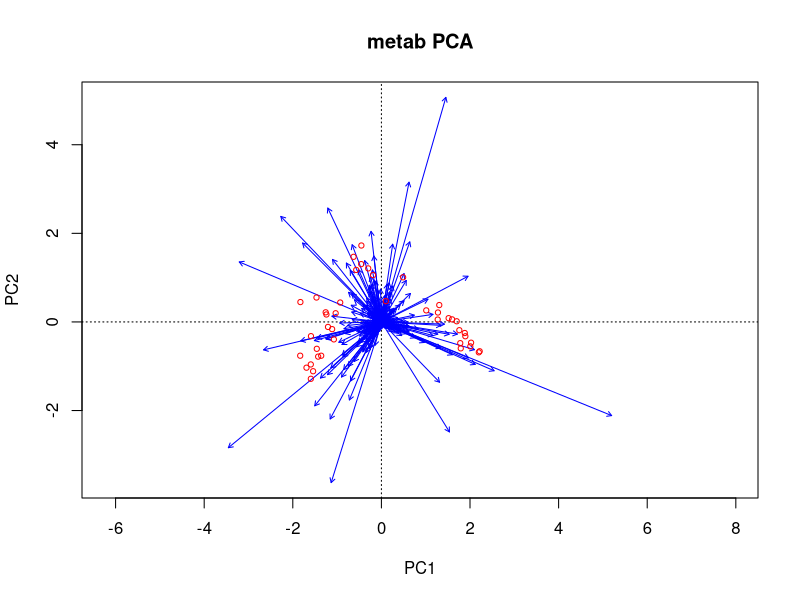
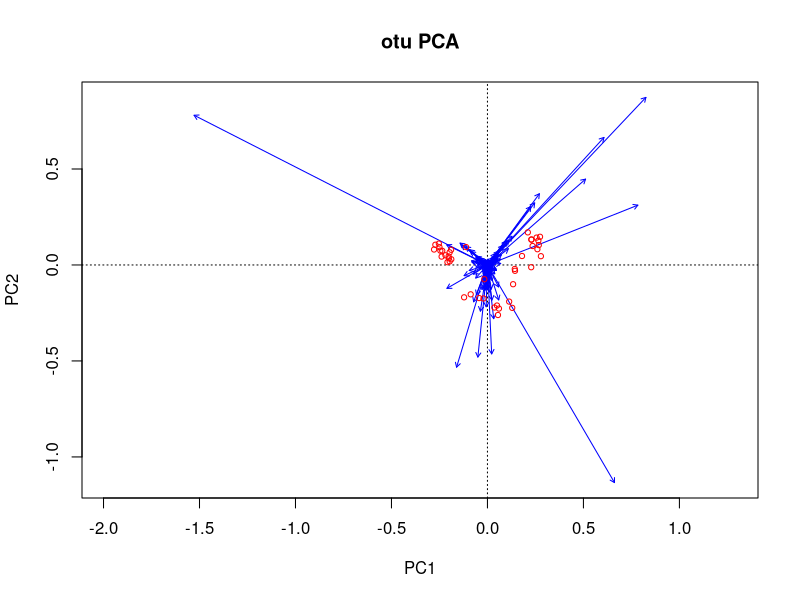
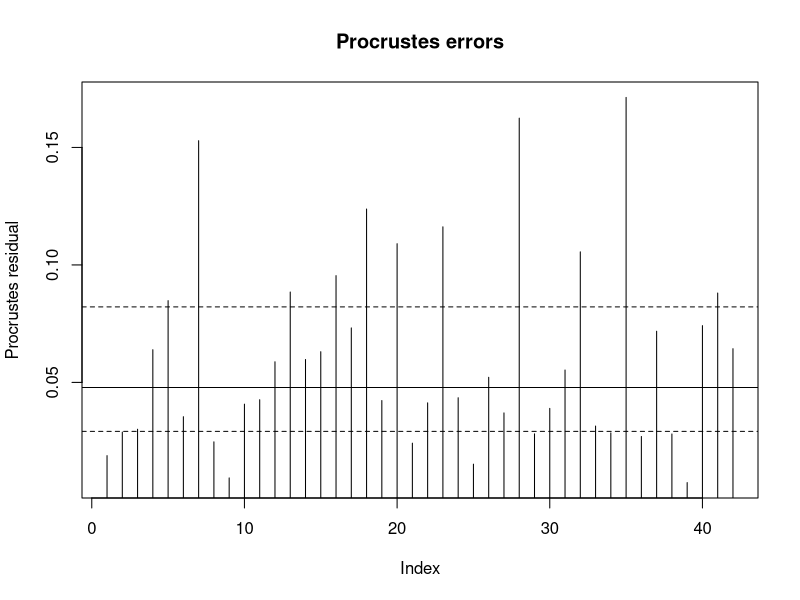
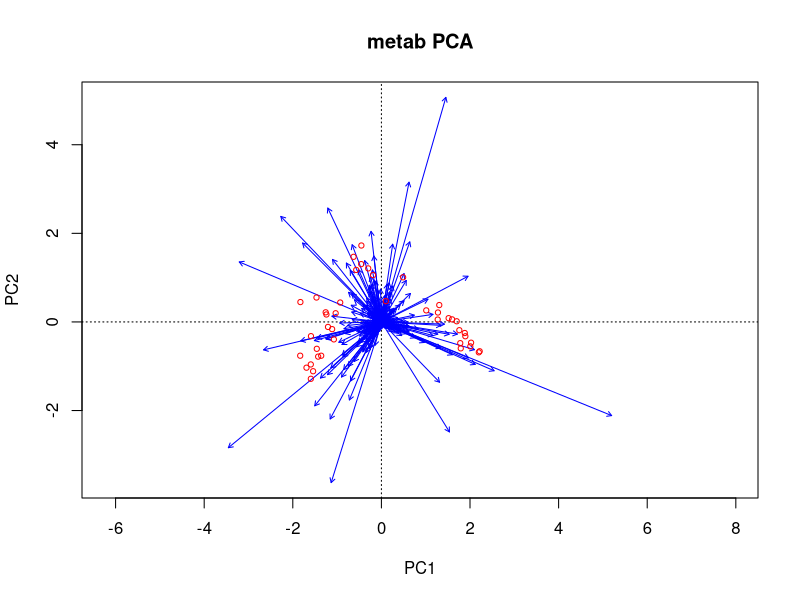
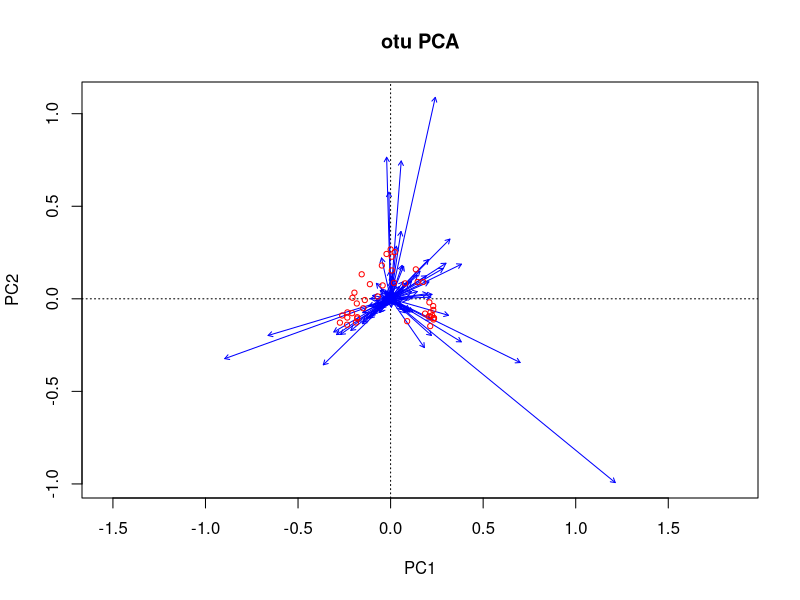
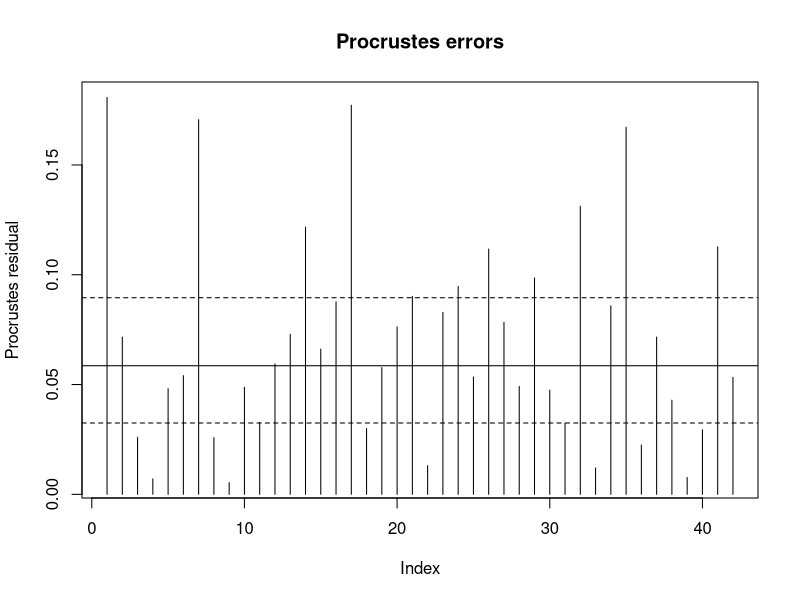
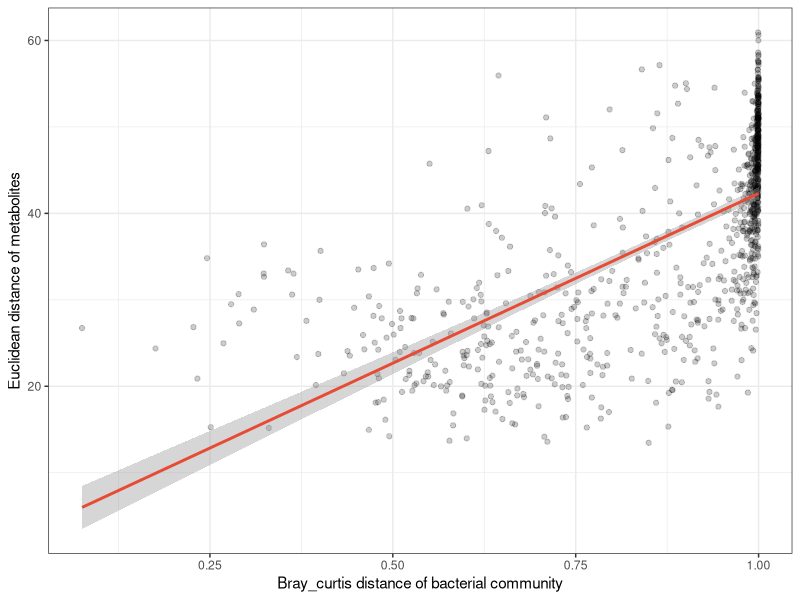
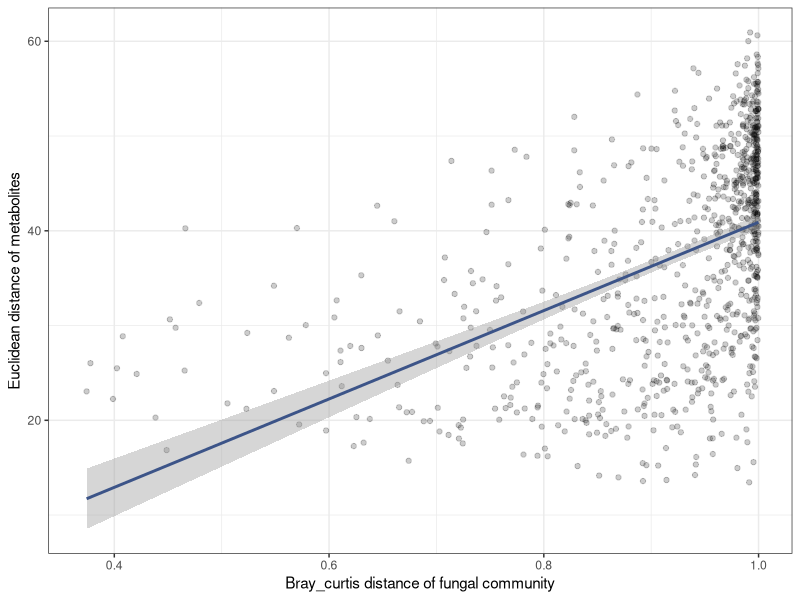

The R source for these figures, in order:
setwd('E:/abs/Git/Figure5andS5')
library(vegan)


#Figure5A_bacteria
metab<-read.csv('metabolites_normal.csv',row.names=1)
metab_pca<-rda(metab,scale=F)

otu<-read.csv('bac_QMP.csv',row.names=1)
otu<-t(otu)
otu_hel<-decostand(otu,method='hellinger')
otu_pca<-rda(otu_hel,scale=F)

biplot(metab_pca,choices=c(1,2),scaling=1,main='metab PCA',col=c('red','blue'))
biplot(otu_pca,choices=c(1,2),scaling=1,main='otu PCA',col=c('red','blue'))

site_metab<-summary(metab_pca,scaling=1)$site
site_otu<-summary(otu_pca,scaling=1)$site

proc<-procrustes(X=otu_pca,Y=metab_pca,symmetric=TRUE)


names(proc)
head(proc$Yrot)#Procrustes y_lab
head(proc$X)#Procrustes x_lab
proc$ss #M2
proc$rotation 

#Fig.S5_bacteria
plot(proc,kind=2)
residuals(proc)

set.seed(123)
prot<-protest(X=metab_pca,Y=otu_pca,permutations=how(nperm=999))
prot

names(prot)
prot$signif
prot$ss

library(ggplot2)
Y <- cbind(data.frame(proc$Yrot), data.frame(proc$X))
X <- data.frame(proc$rotation)

group <- read.csv('Group.csv',row.names=1)
Y <- cbind(group,Y)
library(RColorBrewer)
mycolor<- brewer.pal(9,"Paired")

#Fig.5A_Bacteria
p <- ggplot(Y) +
geom_point(aes(X1, X2, color = Group), size = 4, shape = 16) +
geom_point(aes(PC1, PC2, color = Group), size = 4, shape = 17) +
scale_color_manual(values =mycolor) +
geom_segment(aes(x = X1, y = X2, xend = PC1, yend = PC2,color=Group), arrow = arrow(length = unit(0.1, 'cm')),
    , size = 0.3) +
theme(panel.grid = element_blank(), panel.background = element_rect(color = 'black', fill = 'transparent'),
    legend.key = element_rect(fill = 'transparent')) +
labs(x = 'Dimension 1', y = 'Dimension 2', color = '') +
geom_vline(xintercept = 0, color = 'gray', linetype = 2, size = 0.3) +
geom_hline(yintercept = 0, color = 'gray', linetype = 2, size = 0.3) +
geom_abline(intercept = 0, slope = X[1,2]/X[1,1], size = 0.3) +
geom_abline(intercept = 0, slope = X[2,2]/X[2,1], size = 0.3) 

#Figure5A_fungi
metab<-read.csv('metabolites_normal.csv',row.names=1)
metab_pca<-rda(metab,scale=F)

otu<-read.csv('fun_QMP.csv',row.names=1)
otu<-t(otu)
otu_hel<-decostand(otu,method='hellinger')
otu_pca<-rda(otu_hel,scale=F)


biplot(metab_pca,choices=c(1,2),scaling=1,main='metab PCA',col=c('red','blue'))
biplot(otu_pca,choices=c(1,2),scaling=1,main='otu PCA',col=c('red','blue'))

site_metab<-summary(metab_pca,scaling=1)$site
site_otu<-summary(otu_pca,scaling=1)$site

proc<-procrustes(X=otu_pca,Y=metab_pca,symmetric=TRUE)


names(proc)
head(proc$Yrot)#Procrustes y_lab
head(proc$X)#Procrustes x_lab
proc$ss #M2
proc$rotation 

#Fig.S5_fungi
plot(proc,kind=2)
residuals(proc)

set.seed(123)
prot<-protest(X=metab_pca,Y=otu_pca,permutations=how(nperm=999))
prot

names(prot)
prot$signif
prot$ss

library(ggplot2)
Y <- cbind(data.frame(proc$Yrot), data.frame(proc$X))
X <- data.frame(proc$rotation)

group <- read.csv('Group.csv',row.names=1)
Y <- cbind(group,Y)
library(RColorBrewer)
mycolor<- brewer.pal(9,"Paired")

#Fig.5A_fungi
p <- ggplot(Y) +
geom_point(aes(X1, X2, color = Group), size = 4, shape = 16) +
geom_point(aes(PC1, PC2, color = Group), size = 4, shape = 17) +
scale_color_manual(values =mycolor) +
geom_segment(aes(x = X1, y = X2, xend = PC1, yend = PC2,color=Group), arrow = arrow(length = unit(0.1, 'cm')),
    , size = 0.3) +
theme(panel.grid = element_blank(), panel.background = element_rect(color = 'black', fill = 'transparent'),
    legend.key = element_rect(fill = 'transparent')) +
labs(x = 'Dimension 1', y = 'Dimension 2', color = '') +
geom_vline(xintercept = 0, color = 'gray', linetype = 2, size = 0.3) +
geom_hline(yintercept = 0, color = 'gray', linetype = 2, size = 0.3) +
geom_abline(intercept = 0, slope = X[1,2]/X[1,1], size = 0.3) +
geom_abline(intercept = 0, slope = X[2,2]/X[2,1], size = 0.3) 

#Figure5B for mantel test
bac<-read.csv('bac_QMP.csv',row.names=1)
bac<-t(bac)
fun<-read.csv('fun_QMP.csv',row.names=1)
fun<-t(fun)
bac_dist<-vegdist(bac,'bray')
fun_dist<-vegdist(fun,'bray')

metab<-read.csv('metabolites_normal.csv',row.names=1)
metab_dist<-dist(metab)

#mantel test
mantel(metab_dist,bac_dist,method='spearman',permutations=999)
mantel(metab_dist,fun_dist,method='spearman',permutations=999)

#partial mantel test
mantel.partial(metab_dist,bac_dist,fun_dist,method='spearman',permutations=999)
mantel.partial(metab_dist,fun_dist,bac_dist,method='spearman',permutations=999)

summary(lm(as.numeric(metab_dist)~as.numeric(bac_dist)))
summary(lm(as.numeric(metab_dist)~as.numeric(fun_dist)))

df1<-data.frame(cbind(as.numeric(metab_dist),as.numeric(bac_dist)))
df2<-data.frame(cbind(as.numeric(metab_dist),as.numeric(fun_dist)))

#Figure5B_bacteria
ggplot(df1, aes(x=X2, y=X1)) +
    geom_point(size = 1.5,alpha=0.2) +    
    geom_smooth(method=lm,color='#E64B35')+
    xlab(paste("Bray_curtis distance of bacterial community", sep = "")) +
    ylab(paste("Euclidean distance of metabolites", sep = "")) +
    theme_bw()

#Figure5B_fungi
ggplot(df2, aes(x=X2, y=X1)) +
    geom_point(size = 1.5,alpha=0.2) +     
    geom_smooth(method=lm,color='#3c5488')+
    scale_x_continuous(limits = c(0.37, 1), breaks = seq(0.4, 1, 0.2))+
    xlab(paste("Bray_curtis distance of fungal community", sep = "")) +
    ylab(paste("Euclidean distance of metabolites", sep = "")) +
    theme_bw()


#Figure5C
#Redundancy analysis
library(vegan)
#select microbial factors significantly correlated to metabolites by RDA
metabo<-read.csv('metabolites_normal.csv',row.names=1)
micro<-read.csv('micro1.csv',row.names=1)
micro<-data.frame(t(micro))

rda<-rda(metabo~.,micro,scale=F)
result=summary(rda)
envsig<-envfit(rda,micro)
envsig

#reperform RDA using selected microbial factors
metabo<-read.csv('metabolites_normal.csv',row.names=1)
micro<-read.csv('micro_select.csv',row.names=1)
micro<-data.frame(t(micro))

rda<-rda(metabo~.,micro,scale=F)
result=summary(rda)

eig_percent<-round(result$eig/sum(result$eig)*100,3)
rda1<-round(rda$CCA$eig[1]/sum(rda$CCA$eig)*100,2)
rda2<-round(rda$CCA$eig[2]/sum(rda$CCA$eig)*100,2)

spe=as.data.frame(result$species[,1:2])*4
head(spe)

sit=as.data.frame(result$sites[,1:2])
head(sit)

env2=as.data.frame(result$biplot[,1:2])*5
head(env2)

envsig<-envfit(rda,micro)
envsig

grp=as.data.frame(c(rep("MS01",6),rep("MS03",6),rep("MS07",6),rep("MS14",6),rep("MS21",6),rep("MS28",6),
rep("MS35",6)))

colnames(grp)="group"

library(RColorBrewer)
library(ggplot2)
library(ggrepel)
mycolor<-brewer.pal(9,"Paired")

p1<-ggplot()+
geom_point(data=sit,aes(RDA1,RDA2,color=grp$group),size=4,alpha=0.6)+
scale_colour_manual(values=mycolor)+
geom_segment(data=env2[1:5,],aes(x=0,y=0,xend=RDA1,yend=RDA2),
arrow=arrow(angle=22.5,length=unit(0.35,"cm"),
type="closed"),linetype=1,size=0.6,colour="#E64B35")+
geom_segment(data=env2[6:10,],aes(x=0,y=0,xend=RDA1,yend=RDA2),
arrow=arrow(angle=22.5,length=unit(0.35,"cm"),
type="closed"),linetype=1,size=0.6,colour="#3C5488")+
geom_text_repel(data=env2,aes(RDA1,RDA2,label=row.names(env2)))+
labs(x="RDA1 (66.22%)",y="RDA2 (12.52%)")+
geom_hline(yintercept=0,linetype=3,size=1)+
geom_vline(xintercept=0,linetype=3,size=1)+
guides(shape=guide_legend(title=NULL,color="black"),
fill=guide_legend(title=NULL))+
theme_bw()+theme(panel.grid=element_blank())


#Figure5D for randomforest indicator
setwd('E:/abs/Git/Figure5/Figure5D')
library(vegan)

rm(list=ls())

#select metabolites significantly correlated to bacterial community 
data<-read.csv('bac_QMP.csv',row.names=1)
data<-t(data)
data<-decostand(data,'hellinger')

pca_result<-prcomp(data,center=T, scale = F)
pc<-pca_result$x

metab<-read.csv('class_normal.csv',row.names=1)

library(randomForest)
set.seed(1)
imp = replicate(100,importance(randomForest(pc[,1]~.,data=metab, ntree=500, proximity=TRUE, importance=TRUE))[,1],simplify=F)

merged_result<-imp[[1]]
for (i in 2:100){
current_list<-imp[[i]]
merged_result<-cbind(merged_result,current_list)
}

VIP_mean<-data.frame(rowMeans(merged_result))
colnames(VIP_mean)[1]<-'VIP'
VIP_mean<-cbind(rownames(VIP_mean),VIP_mean)
bac_VIP_mean<-VIP_mean[order(-VIP_mean$VIP),]
write.csv(bac_VIP_mean[1:20,],'bac_VIP_top20.csv',row.names=T)


#select metabolites significantly correlated to fungal community 
data<-read.csv('fun_QMP.csv',row.names=1)
data<-t(data)
data<-decostand(data,'hellinger')

pca_result<-prcomp(data, center=T,scale = F)
pc<-pca_result$x

metab<-read.csv('class_normal.csv',row.names=1)

library(randomForest)
set.seed(1)
imp = replicate(100,importance(randomForest(pc[,1]~.,data=metab, ntree=500, proximity=TRUE, importance=TRUE))[,1],simplify=F)

merged_result<-imp[[1]]
for (i in 2:100){
current_list<-imp[[i]]
merged_result<-cbind(merged_result,current_list)
}

VIP_mean<-data.frame(rowMeans(merged_result))
colnames(VIP_mean)[1]<-'VIP'
VIP_mean<-cbind(rownames(VIP_mean),VIP_mean)
fun_VIP_mean<-VIP_mean[order(-VIP_mean$VIP),]
write.csv(fun_VIP_mean[1:20,],'fun_VIP_top20.csv',row.names=T)

#select the intersection of metabolites most relevant (top 20) to bacteria and fungi
inter<-intersect(x=bac_VIP_mean[1:20,1],y=fun_VIP_mean[1:20,1])
write.csv(inter,'inter.csv',row.names=T)


#Manually convert 'bac_VIP_top20.csv', 'fun_VIP_top20.csv','inter.csv' to facilitate drawing the graph

library(ggplot2)
library(tidyr)
library(dplyr)

hd1<-read.csv('bac_VIP_top20_trans.csv',row.names=1)
hd1$ID<-factor(hd1$ID,levels=rev(unique(hd1$ID)),ordered=T)

p1<-ggplot(hd1,aes(-IncMSE,ID))+
geom_col(fill='#7EB4C6',width=0.7)+
labs(x="%IncMSE",y="")+
scale_x_continuous(position="bottom",
expand=expansion(add=c(0.2,0.2)),
limits=c(-10,0),
breaks=c(-10,-5,0),
label=c("10","5","0"))+
scale_y_discrete(position="right")+
theme(axis.text=element_text(size=13))+
theme(panel.grid.minor.x=element_blank(),
plot.title=element_text(hjust=0.5),
axis.title.x=element_text(size=13),
panel.background=element_blank(),
legend.position="none")


hd2<-read.csv('fun_VIP_top20_trans.csv',row.names=1)
hd2$ID<-factor(hd2$ID,levels=rev(unique(hd2$ID)),ordered=T)

p2<-ggplot(hd2,aes(IncMSE,ID))+
geom_col(fill='#AD93B8',width=0.7)+
labs(x="%IncMSE",y="")+
scale_x_continuous(position="bottom",
expand=expansion(add=c(0.2,0.2)),
limits=c(0,11),
breaks=c(0,5,10),
label=c("0","5","10"))+
scale_y_discrete(position="left")+
theme(axis.text=element_text(size=13))+
theme(panel.grid.minor.x=element_blank(),
plot.title=element_text(hjust=0.5),
axis.title.x=element_text(size=13),
panel.background=element_blank(),
legend.position="none")

net<-read.csv('inter_trans.csv',row.names=1)

h1<-hd1$ID
sou<-net$Source
y1<-NULL
for(i in sou){
ys<-which(h1==i)
y1<-c(y1,ys)
}
net_y1<-length(h1)+1-y1

h2<-hd2$ID
tar<-net$Target
y2<-NULL
for(i in tar){
yt<-which(h2==i)
y2<-c(y2,yt)
}
net_y2<-length(h2)+1-y2


x1<-rep(2,length(tar))
x2<-rep(3,length(sou))

df<-data.frame(sou,x1,net_y1,tar,x2,net_y2)
df

n=length(hd1$ID)

p_mid<-ggplot(df)+geom_segment(aes(x1,net_y1,xend=x2,yend=net_y2),
size=0.5,color="red")+
geom_point(aes(x=x1,y=net_y1),size=3.5,
fill="#7EB4C6",
color="#7EB4C6",
stroke=1,
shape=21)+
geom_point(aes(x=x2,y=net_y2),size=3.5,
fill="#AD93B8",
color="#AD93B8",
stroke=1,
shape=21)+
scale_y_continuous(limits=c(1,n),expand=expansion(add=c(0.5,0.7)))+
scale_x_continuous(expand=expansion(0,0.1))+
theme_void()
p_mid

library(patchwork)
p1+p_mid+p2




